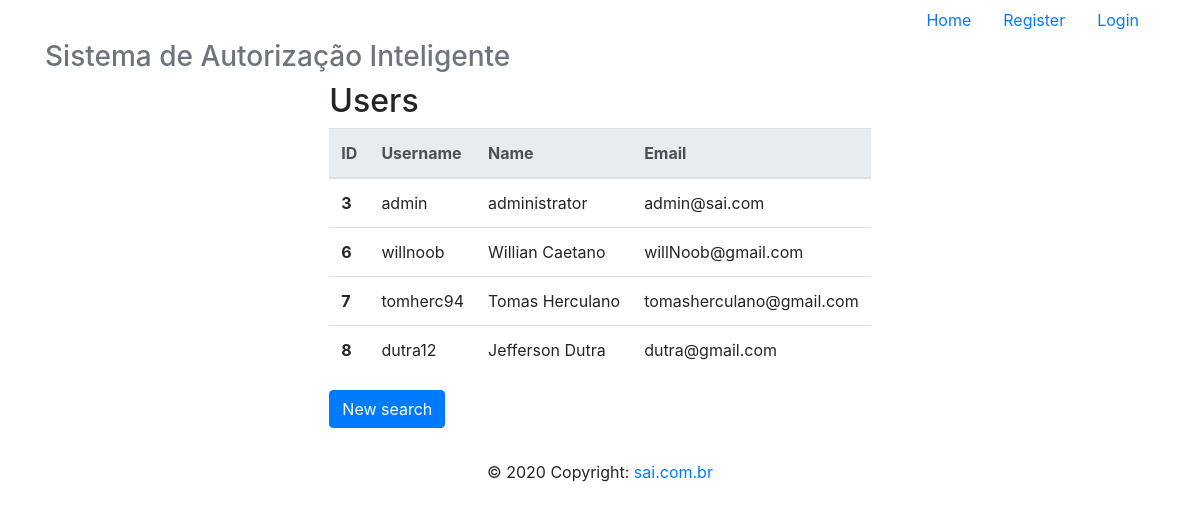
The app's page /readAll, older data.
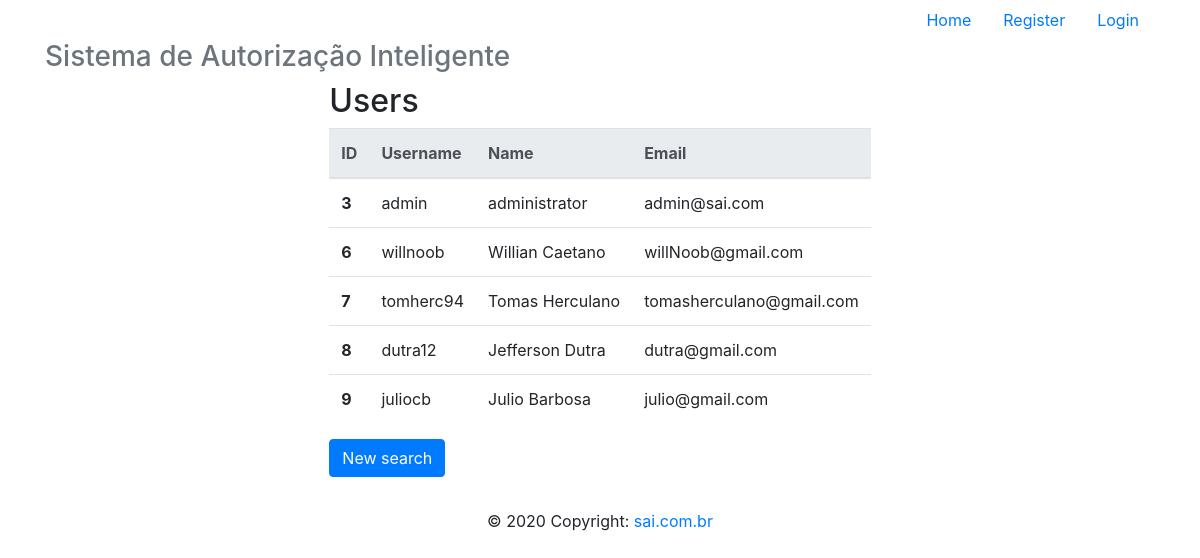
The same page, newer data.
### app/models/tables.py (models this page shows, shortened)
class User(db.Model):
    __tablename__ = "users"
    id = db.Column(db.Integer, primary_key=True)
    username = db.Column(db.String, unique=True)
    password = db.Column(db.String)
    name = db.Column(db.String)
    email = db.Column(db.String, unique=True)

### app/controllers/default.py (the view)
@app.route("/readAll", methods=['GET', 'POST'])
def readAll():
    lista = User.query.all()
    return render_template('readAll.html',
                            lista=lista)

### app/templates/readAll.html
{% extends 'base.html' %}
{% block content %}
    <div class="d-flex justify-content-center">
        <div class="form-group">
                <h2>Users</h2>
            <table class="table">
                <thead class="thead-light">
                <tr>
                    <th scope="col">ID</th>
                    <th scope="col">Username</th>
                    <th scope="col">Name</th>
                    <th scope="col">Email</th>
                </tr>
                </thead>
                <tbody>
                    {% for user in lista %}
                        <tr>
                            <th scope="row">{{ user.id }}</th>
                            <td>{{ user.username }}</td>
                            <td>{{ user.name }}</td>
                            <td>{{ user.email }}</td>
                        </tr>
                    {% endfor %}
                </tbody>
            </table>
            <form action="{{ url_for('read') }}" method="POST">
                <button type="submit" class="btn btn-primary" name="newSearch">New search</button>
            </form>
        </div>
    </div>
{% endblock %}

### app/templates/base.html (shortened to what this page needs)
<!DOCTYPE html>
<html lang="pt-br">
  <head>
    <link href="{{ url_for('static',filename='css/bootstrap.min.css') }}" rel="stylesheet">
  </head>
  <body>
    <div class="container">
      <div class="header clearfix">
        <nav>
          <ul class="nav nav-pills justify-content-end">
            <li class="nav-item">
              <a class="nav-link" href="{{ url_for('index') }}">Home</a>
            </li>
            {% if current_user.is_authenticated %}
              {% if current_user.username == 'admin' %}
                <li class="nav-item">
                  <a class="nav-link" href="{{ url_for('logout') }}">Logout</a>
                </li>
              {% else %}
                <li class="nav-item">
                  <a class="nav-link" href="{{ url_for('whitelist') }}">White List</a>
                </li>
                <li class="nav-item">
                  <a class="nav-link" href="{{ url_for('logout') }}">Logout</a>
                </li>
              {% endif %}
            {% else %}
              <li class="nav-item">
                <a class="nav-link" href="{{ url_for('register') }}">Register</a>
              </li>
              <li class="nav-item">
                <a class="nav-link" href="{{ url_for('login') }}">Login</a>
              </li>
            {% endif %}
          </ul>
        </nav>
        <h3 class="text-muted">Sistema de Autorização Inteligente</h3>
      </div>
      {% block content %}
      {% endblock %}
    <footer class="page-footer font-small blue">
      <div class="footer-copyright text-center py-3">© 2020 Copyright:
        <a href="#"> sai.com.br</a>
      </div>
    </footer>
    </div>
  </body>
</html>

Row changes from the older to the newer data that the page shows:
added User: id "9", username "juliocb", name "Julio Barbosa", email "julio@gmail.com"
